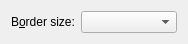
<?xml version="1.0" encoding="UTF-8"?>
<ui version="4.0">
 <class>KWinDecorationConfigForm</class>
 <widget class="QWidget" name="KWinDecorationConfigForm">
  <property name="geometry">
   <rect>
    <x>0</x>
    <y>0</y>
    <width>188</width>
    <height>38</height>
   </rect>
  </property>
  <property name="windowTitle">
   <string>Form</string>
  </property>
  <layout class="QVBoxLayout" name="verticalLayout">
   <item>
    <layout class="QFormLayout" name="formLayout">
     <item row="0" column="0">
      <widget class="QLabel" name="borderLabel">
       <property name="text">
        <string>B&amp;order size:</string>
       </property>
       <property name="buddy">
        <cstring>bordersCombo</cstring>
       </property>
      </widget>
     </item>
     <item row="0" column="1">
      <widget class="KComboBox" name="bordersCombo">
       <property name="whatsThis">
        <string>Use this combobox to change the border size of the decoration.</string>
       </property>
      </widget>
     </item>
    </layout>
   </item>
  </layout>
 </widget>
 <customwidgets>
  <customwidget>
   <class>KComboBox</class>
   <extends>QComboBox</extends>
   <header>kcombobox.h</header>
  </customwidget>
 </customwidgets>
 <resources/>
 <connections/>
</ui>
